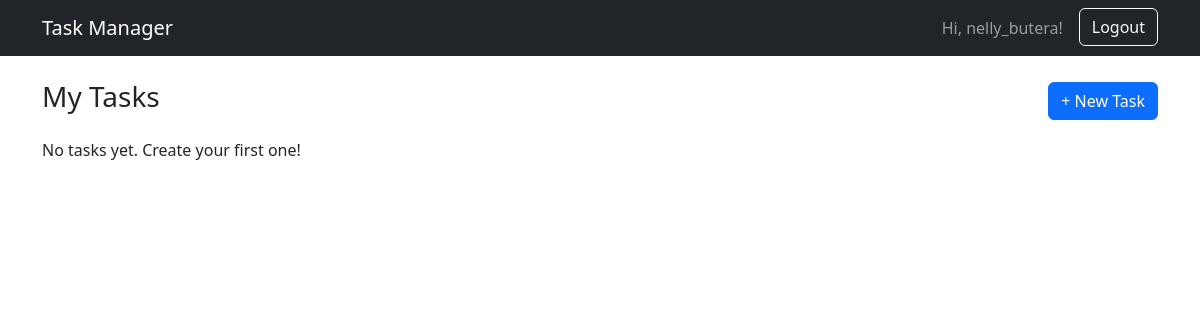
The page / (signed in) on the database as committed earlier.
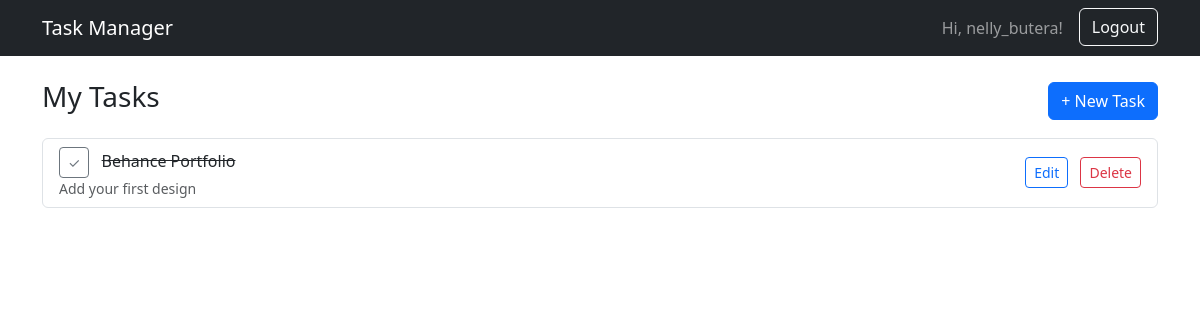
The same page on the database as committed later.
### tasks/models.py (models this page shows, shortened)
class Task(models.Model):
    user = models.ForeignKey(User, on_delete=models.CASCADE) # owner
    title = models.CharField(max_length=200)
    description = models.TextField(blank=True)
    completed = models.BooleanField(default=False)
    created_at = models.DateTimeField(auto_now_add=True)

### tasks/views.py (the view)
# urls.py: path('', views.task_list, name='task_list'),
@login_required
def task_list(request):
    tasks = Task.objects.filter(user=request.user).order_by('-created_at')
    return render(request, 'tasks/task_list.html', {'tasks': tasks})

### templates/tasks/task_list.html (shortened to what this page needs)
{% extends 'base.html' %}
{% block content %}
<div class="d-flex justify-content-between align-items-center mb-3">
  <h1 class="h3">My Tasks</h1>
  <a href="{% url 'task_create' %}" class="btn btn-primary">+ New Task</a>
</div>
{% if tasks %}
  <div class="list-group">
    {% for task in tasks %}
      <div class="list-group-item d-flex justify-content-between align-items-center">
        <div>
          <a href="{% url 'task_toggle' task.pk %}" class="me-2 btn btn-sm btn-outline-secondary">
            {% if task.completed %}✓{% else %}○{% endif %}
          </a>
          {% if task.completed %}
            <span class="text-decoration-line-through">{{ task.title }}</span>
          {% else %}
            <strong>{{ task.title }}</strong>
          {% endif %}
          {% if task.description %}
            <div class="text-muted small">{{ task.description }}</div>
          {% endif %}
        </div>
        <div>
          <a href="{% url 'task_update' task.pk %}" class="btn btn-sm btn-outline-primary me-2">Edit</a>
          <a href="{% url 'task_delete' task.pk %}" class="btn btn-sm btn-outline-danger">Delete</a>
        </div>
      </div>
    {% endfor %}
  </div>
{% else %}
  <p>No tasks yet. Create your first one!</p>
{% endif %}
{% endblock %}

### templates/base.html (shortened to what this page needs)
<!DOCTYPE html>
<html lang="en">
<head>
  <link
    href="https://cdn.jsdelivr.net/npm/bootstrap@5.3.3/dist/css/bootstrap.min.css"
    rel="stylesheet"
  >
</head>
<body>
<nav class="navbar navbar-expand-lg navbar-dark bg-dark">
  <div class="container">
    <a class="navbar-brand" href="{% url 'task_list' %}">Task Manager</a>
    <div class="d-flex">
      {% if user.is_authenticated %}
        <span class="navbar-text me-3">Hi, {{ user.username }}!</span>
        <form action="{% url 'logout' %}" method="post">
          <button type="submit" class="btn btn-outline-light">Logout</button>
        </form>
      {% else %}
        <a class="btn btn-outline-light me-2" href="{% url 'login' %}">Login</a>
        <a class="btn btn-warning" href="{% url 'signup' %}">Sign Up</a>
      {% endif %}
    </div>
  </div>
</nav>
<main class="container py-4">
  {% block content %}{% endblock %}
</main>
</body>
</html>

Rows that differ between the two databases and show on the page:
added Task: title "Behance Portfolio", description "Add your first design"
Other text that changed with them:
text no longer shown: "No tasks yet. Create your first one!"
